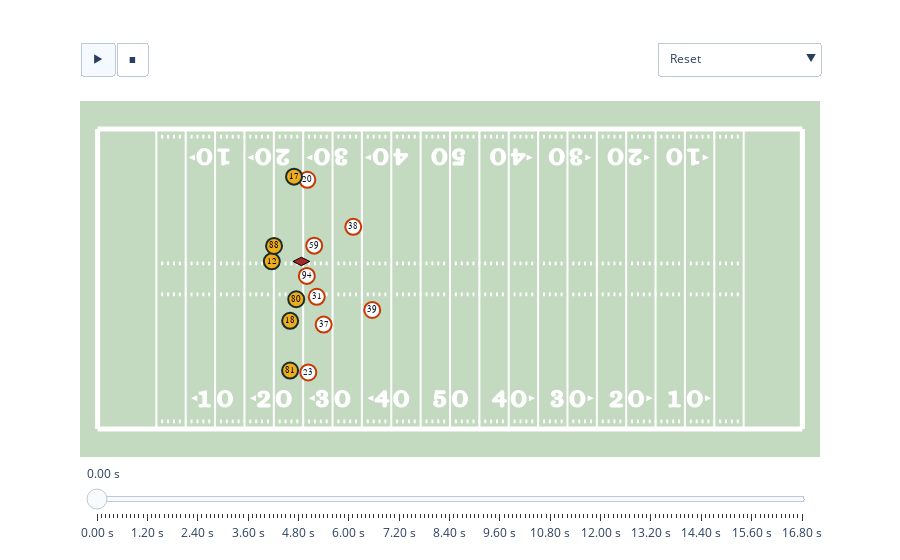

The cell this chart's notebook holds for it:
### Code cell
%%time

fig = plotting.animate_play(
    interesting_play, "x", "y", "frameId",
    uniform_number="jerseyNumber",
    home_away_identifier=lambda data: data["team"] == "home",
    hover_text=lambda data: data["displayName"].str.cat(data["position"], sep=" "),
    ball_identifier=lambda data: (data["displayName"] == "Football").values,
    slider_label_generator=utilities.generate_time_elapsed_labels(interesting_play["time"].min(), "time"),
    team_abbreviations="team_abbreviation",
    events_of_interest="event"
)
fig.show()
